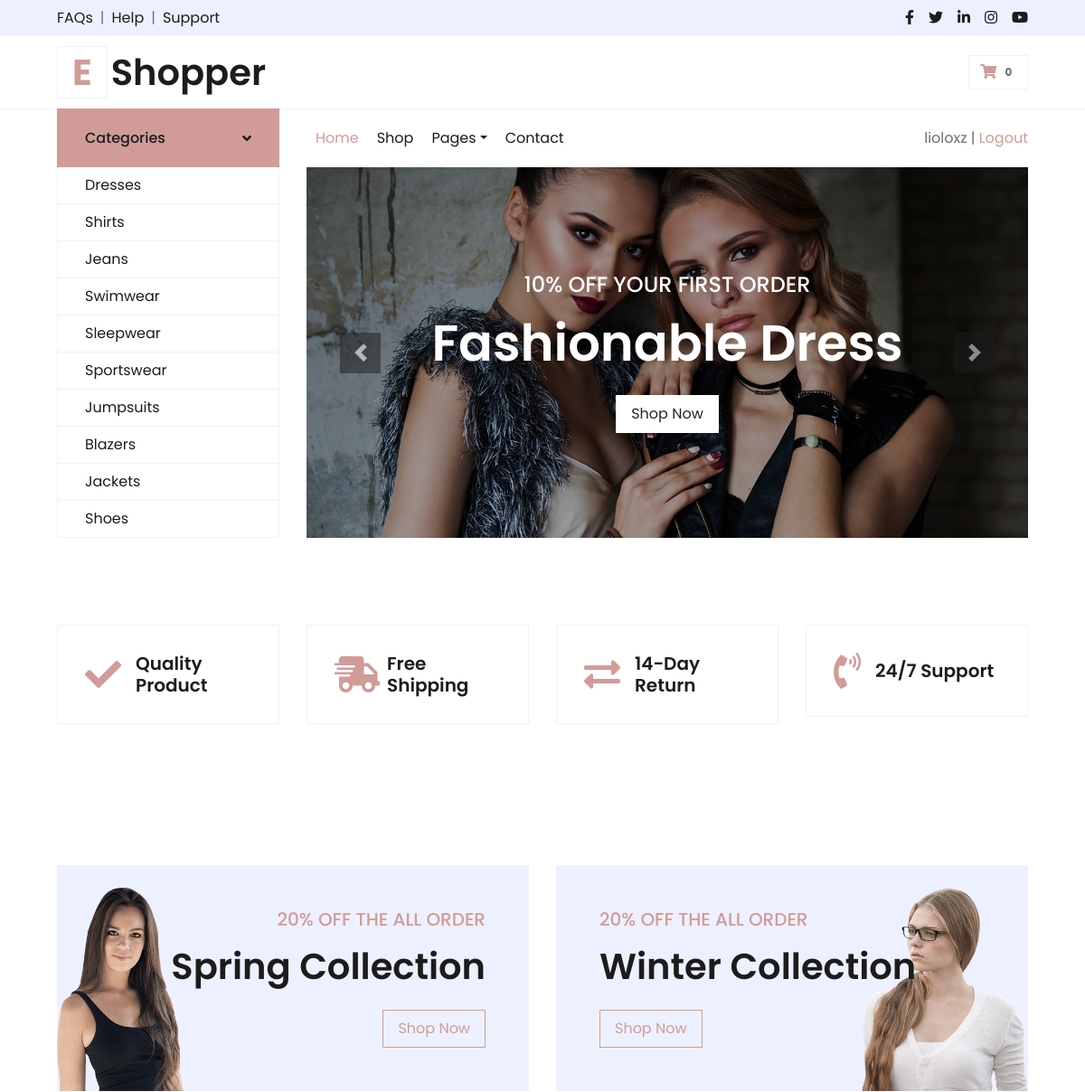
The page /shop/ (signed in, upper part) on the database as committed earlier.
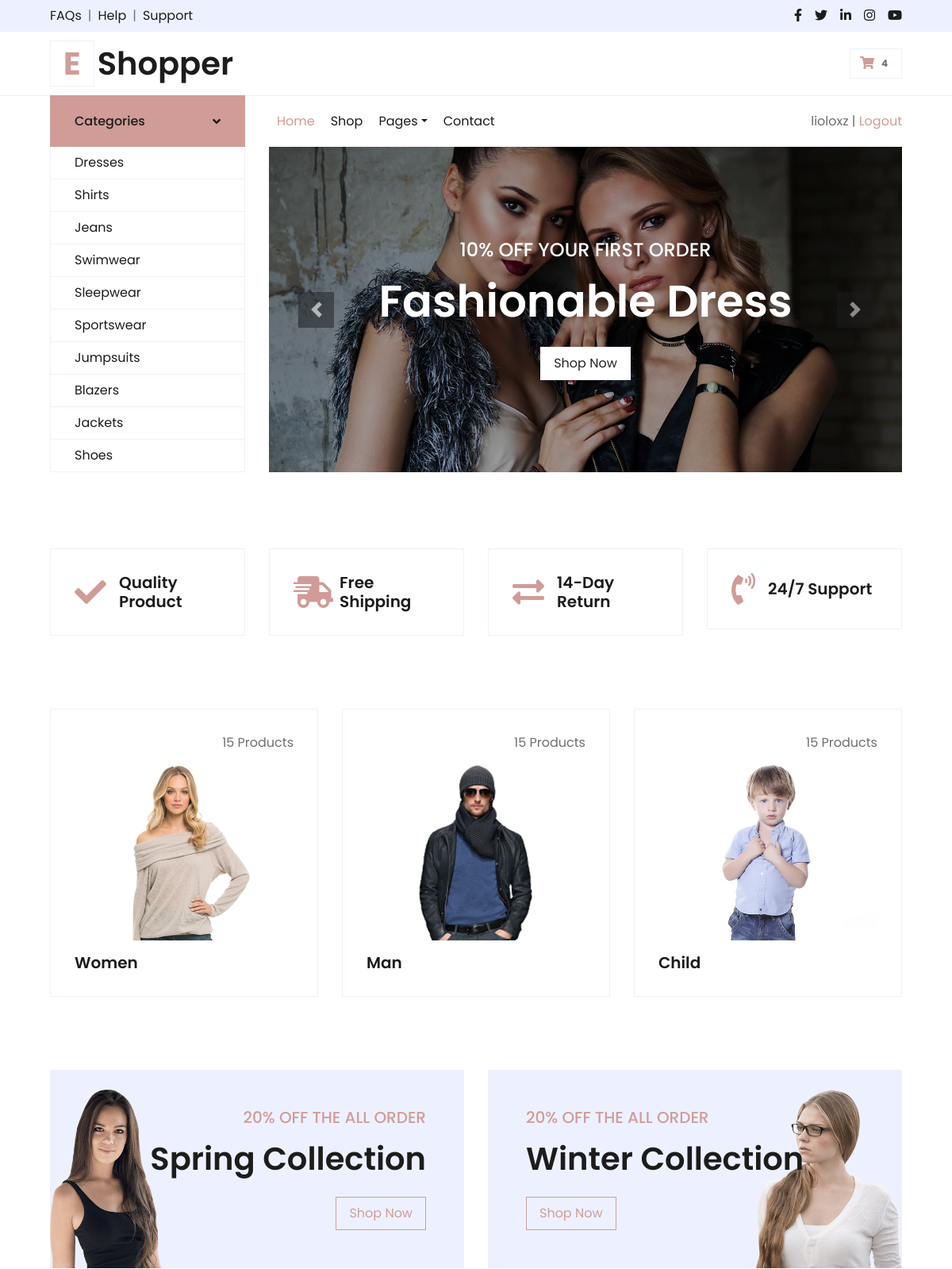
The same page on the database as committed later.
### shopclothes/models.py (models this page shows, shortened)
class Category(models.Model):
    name = models.CharField(max_length=100, db_index=True)
    slug = models.SlugField(max_length=255, unique=True, db_index=True, verbose_name="URL")
    def get_absolute_url(self):
        return reverse('shop', kwargs={'shop_slug': self.slug})
    class Meta:
        verbose_name = 'Категория'
        verbose_name_plural = 'Категории'
        ordering = ['id']

class Gender(models.Model):
    name = models.CharField(max_length=100, db_index=True)
    slug = models.SlugField(max_length=255, unique=True, db_index=True, verbose_name="URL")
    photo = models.ImageField(upload_to="photos/%Y/%m/%d/", default=0)
    def get_absolute_url(self):
        return reverse('shop', kwargs={'shop_slug': self.slug})
    class Meta:
        verbose_name = 'Пол'
        verbose_name_plural = 'Пол'

### shopclothes/views.py (the view)
# urls.py: path('', index, name='home'),
def index(request):
    products = Product.objects.filter(count_purch__gt=10)
    categ = Category.objects.all()
    gender = Gender.objects.all()
    try:
        cart = Cart.objects.filter(user=request.user)
    except:
        cart = []
        obj = {'products': products,
               'categ': categ,
               'gender': gender,
               'cart_count': 0,
               'cat_selected': 1}
        return render(request, 'index.html', context=obj)
    obj = {'products': products,
           'categ': categ,
           'gender': gender,
           'cart_count': cart.count(),
           'cat_selected': 1}
    return render(request, 'index.html', context=obj)

### shopclothes/models.py (called while the page is built)
    def get_absolute_url(self):
        return reverse('detail', kwargs={'det_slug': self.slug})

### shopclothes/templates/index.html (shortened to what the changed rows need)
{% load static %}
<!DOCTYPE html>
<html lang="en">
<head>
    <link href="https://cdnjs.cloudflare.com/ajax/libs/font-awesome/5.10.0/css/all.min.css" rel="stylesheet">
    <link href="{% static 'shopclothes/css/owl.carousel.min.css' %}" rel="stylesheet">
    <link href="{% static 'shopclothes/css/style.css' %}" rel="stylesheet">
</head>
<body>
    <div class="container-fluid">
        <div class="row align-items-center py-3 px-xl-5">
            <div class="col-lg-3 d-none d-lg-block">
                <a href="" class="text-decoration-none">
                    <h1 class="m-0 display-5 font-weight-semi-bold"><span class="text-primary font-weight-bold border px-3 mr-1">E</span>Shopper</h1>
                </a>
            </div>
            <div class="col-lg-3 col-6 text-right">
                <a href="{% url 'cart' %}" class="btn border">
                    <i class="fas fa-shopping-cart text-primary"></i>
                    <span class="badge">{{cart_count}}</span>
                </a>
            </div>
        </div>
    </div>
    <div class="container-fluid mb-5">
        <div class="row border-top px-xl-5">
            <div class="col-lg-3 d-none d-lg-block">
                <nav class="collapse show navbar navbar-vertical navbar-light align-items-start p-0 border border-top-0 border-bottom-0" id="navbar-vertical">
                    <div class="navbar-nav w-100 overflow-hidden" style="height: 410px">
                        {% for cat in categ %}
                        <a href="{{cat.get_absolute_url}}" class="nav-item nav-link">{{cat.name}}</a>
                        {% endfor %}
                    </div>
                </nav>
            </div>
        </div>
    </div>
    <div class="container-fluid pt-5">
        <div class="row px-xl-5 pb-3">
            <div class="col-lg-3 col-md-6 col-sm-12 pb-1">
                <div class="d-flex align-items-center border mb-4" style="padding: 30px;">
                    <h1 class="fa fa-check text-primary m-0 mr-3"></h1>
                </div>
            </div>
            <div class="col-lg-3 col-md-6 col-sm-12 pb-1">
                <div class="d-flex align-items-center border mb-4" style="padding: 30px;">
                    <h1 class="fa fa-shipping-fast text-primary m-0 mr-2"></h1>
                </div>
            </div>
            <div class="col-lg-3 col-md-6 col-sm-12 pb-1">
                <div class="d-flex align-items-center border mb-4" style="padding: 30px;">
                    <h1 class="fas fa-exchange-alt text-primary m-0 mr-3"></h1>
                </div>
            </div>
            <div class="col-lg-3 col-md-6 col-sm-12 pb-1">
                <div class="d-flex align-items-center border mb-4" style="padding: 30px;">
                    <h1 class="fa fa-phone-volume text-primary m-0 mr-3"></h1>
                </div>
            </div>
        </div>
    </div>
    <div class="container-fluid pt-5">
        <div class="row px-xl-5 pb-3">
        {% for g in gender %}
            <div class="col-lg-4 col-md-6 pb-1">
                <div class="cat-item d-flex flex-column border mb-4" style="padding: 30px;">
                    <p class="text-right">15 Products</p>
                    <a href="{{g.get_absolute_url}}" class="cat-img position-relative overflow-hidden mb-3">
                        <img class="img-fluid" src="{{g.photo.url}}" alt="">
                    </a>
                    <h5 class="font-weight-semi-bold m-0">{{g.name}}</h5>
                </div>
            </div>
            {% endfor %}
        </div>
    </div>
    <div class="container-fluid offer pt-5">
        <div class="row px-xl-5">
            <div class="col-md-6 pb-4">
                <div class="position-relative bg-secondary text-center text-md-right text-white mb-2 py-5 px-5">
                    <div class="position-relative" style="z-index: 1;">
                        <h1 class="mb-4 font-weight-semi-bold">Spring Collection</h1>
                    </div>
                </div>
            </div>
            <div class="col-md-6 pb-4">
                <div class="position-relative bg-secondary text-center text-md-left text-white mb-2 py-5 px-5">
                    <div class="position-relative" style="z-index: 1;">
                        <h1 class="mb-4 font-weight-semi-bold">Winter Collection</h1>
                    </div>
                </div>
            </div>
        </div>
    </div>
</body>
</html>

Rows that differ between the two databases and show on the page:
added Gender: photo (picture), name "Women"
added Gender: photo (picture), name "Man"
added Gender: photo (picture), name "Child"
Other text that changed with them:
{{ cart_count }}: "0" → "4"
